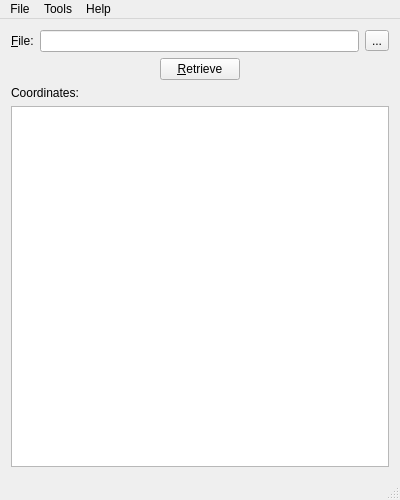
<?xml version="1.0" encoding="UTF-8"?>
<ui version="4.0">
 <class>KmlTool</class>
 <widget class="QMainWindow" name="KmlTool">
  <property name="geometry">
   <rect>
    <x>0</x>
    <y>0</y>
    <width>400</width>
    <height>500</height>
   </rect>
  </property>
  <property name="windowTitle">
   <string>KmlTool</string>
  </property>
  <property name="windowIcon">
   <iconset resource="resources.qrc">
    <normaloff>:/images/icons/16x16/google_earth.png</normaloff>:/images/icons/16x16/google_earth.png</iconset>
  </property>
  <widget class="QWidget" name="centralWidget">
   <layout class="QVBoxLayout" name="verticalLayout">
    <item>
     <layout class="QHBoxLayout" name="horizontalLayout">
      <item>
       <widget class="QLabel" name="label">
        <property name="text">
         <string>&amp;File:</string>
        </property>
        <property name="buddy">
         <cstring>lineEdit</cstring>
        </property>
       </widget>
      </item>
      <item>
       <widget class="QLineEdit" name="lineEdit"/>
      </item>
      <item>
       <widget class="QToolButton" name="browseButton">
        <property name="text">
         <string>...</string>
        </property>
       </widget>
      </item>
     </layout>
    </item>
    <item>
     <layout class="QHBoxLayout" name="horizontalLayout_2">
      <item>
       <spacer name="horizontalSpacer">
        <property name="orientation">
         <enum>Qt::Horizontal</enum>
        </property>
        <property name="sizeHint" stdset="0">
         <size>
          <width>40</width>
          <height>20</height>
         </size>
        </property>
       </spacer>
      </item>
      <item>
       <widget class="QPushButton" name="parseButton">
        <property name="text">
         <string>&amp;Retrieve</string>
        </property>
       </widget>
      </item>
      <item>
       <spacer name="horizontalSpacer_2">
        <property name="orientation">
         <enum>Qt::Horizontal</enum>
        </property>
        <property name="sizeHint" stdset="0">
         <size>
          <width>40</width>
          <height>20</height>
         </size>
        </property>
       </spacer>
      </item>
     </layout>
    </item>
    <item>
     <widget class="QLabel" name="label_2">
      <property name="text">
       <string>Coordinates:</string>
      </property>
     </widget>
    </item>
    <item>
     <widget class="QPlainTextEdit" name="plainTextEdit"/>
    </item>
   </layout>
  </widget>
  <widget class="QMenuBar" name="menuBar">
   <property name="geometry">
    <rect>
     <x>0</x>
     <y>0</y>
     <width>400</width>
     <height>22</height>
    </rect>
   </property>
   <widget class="QMenu" name="menuFile">
    <property name="title">
     <string>File</string>
    </property>
    <addaction name="actionOpen"/>
    <addaction name="actionSave"/>
    <addaction name="separator"/>
    <addaction name="actionQuit"/>
   </widget>
   <widget class="QMenu" name="menuTools">
    <property name="title">
     <string>Tools</string>
    </property>
    <addaction name="actionParse"/>
   </widget>
   <widget class="QMenu" name="menuHelp">
    <property name="title">
     <string>Help</string>
    </property>
    <addaction name="actionHelp"/>
    <addaction name="actionAbout"/>
   </widget>
   <addaction name="menuFile"/>
   <addaction name="menuTools"/>
   <addaction name="menuHelp"/>
  </widget>
  <widget class="QStatusBar" name="statusBar"/>
  <action name="actionOpen">
   <property name="icon">
    <iconset resource="resources.qrc">
     <normaloff>:/images/icons/32x32/folder-grey_open.png</normaloff>:/images/icons/32x32/folder-grey_open.png</iconset>
   </property>
   <property name="text">
    <string>&amp;Open</string>
   </property>
   <property name="shortcut">
    <string>Ctrl+O</string>
   </property>
  </action>
  <action name="actionSave">
   <property name="icon">
    <iconset resource="resources.qrc">
     <normaloff>:/images/icons/32x32/document-save-4.png</normaloff>:/images/icons/32x32/document-save-4.png</iconset>
   </property>
   <property name="text">
    <string>&amp;Save</string>
   </property>
   <property name="shortcut">
    <string>Ctrl+S</string>
   </property>
  </action>
  <action name="actionParse">
   <property name="icon">
    <iconset resource="resources.qrc">
     <normaloff>:/images/icons/32x32/accessories-calculator-3.png</normaloff>:/images/icons/32x32/accessories-calculator-3.png</iconset>
   </property>
   <property name="text">
    <string>&amp;Retrieve</string>
   </property>
   <property name="toolTip">
    <string>Retrieve coordinates</string>
   </property>
   <property name="shortcut">
    <string>Ctrl+R</string>
   </property>
  </action>
  <action name="actionHelp">
   <property name="icon">
    <iconset resource="resources.qrc">
     <normaloff>:/images/icons/32x32/dialog-question.png</normaloff>:/images/icons/32x32/dialog-question.png</iconset>
   </property>
   <property name="text">
    <string>&amp;Help Topics</string>
   </property>
   <property name="shortcut">
    <string>F1</string>
   </property>
  </action>
  <action name="actionAbout">
   <property name="icon">
    <iconset resource="resources.qrc">
     <normaloff>:/images/icons/32x32/dialog-information.png</normaloff>:/images/icons/32x32/dialog-information.png</iconset>
   </property>
   <property name="text">
    <string>&amp;About</string>
   </property>
  </action>
  <action name="actionQuit">
   <property name="icon">
    <iconset resource="resources.qrc">
     <normaloff>:/images/icons/32x32/application-exit-3.png</normaloff>:/images/icons/32x32/application-exit-3.png</iconset>
   </property>
   <property name="text">
    <string>&amp;Quit</string>
   </property>
   <property name="shortcut">
    <string>Ctrl+Q</string>
   </property>
  </action>
 </widget>
 <layoutdefault spacing="6" margin="11"/>
 <tabstops>
  <tabstop>lineEdit</tabstop>
  <tabstop>browseButton</tabstop>
  <tabstop>parseButton</tabstop>
  <tabstop>plainTextEdit</tabstop>
 </tabstops>
 <resources>
  <include location="resources.qrc"/>
 </resources>
 <connections>
  <connection>
   <sender>actionQuit</sender>
   <signal>triggered()</signal>
   <receiver>KmlTool</receiver>
   <slot>close()</slot>
   <hints>
    <hint type="sourcelabel">
     <x>-1</x>
     <y>-1</y>
    </hint>
    <hint type="destinationlabel">
     <x>199</x>
     <y>249</y>
    </hint>
   </hints>
  </connection>
 </connections>
</ui>
